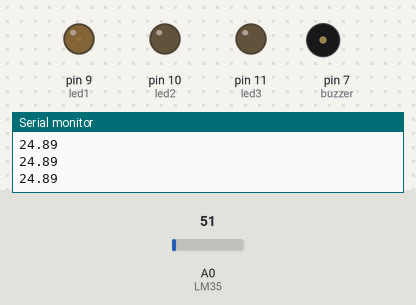
A sketch run on a simulated Arduino Uno, built with avr-gcc and run on an emulated ATmega328P. Shown: output pins drawn as LEDs (lit = HIGH), buzzer (waves = sounding, pin HIGH), the last lines printed to the serial monitor. The inputs (shaded band) are chosen by the test bench; at power-on: A0 (LM35) = 51.

Above: at 1.2 s.
1.3 s: A0 (LM35) set to 58
At 3.3 s:
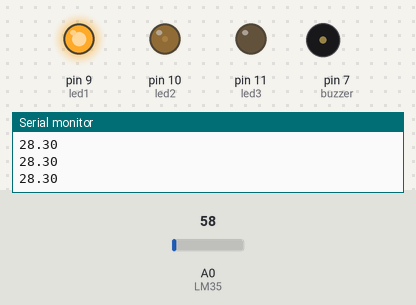
4.3 s: A0 (LM35) set to 71
At 6.1 s:
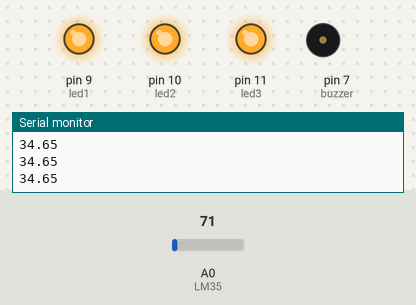
7.3 s: A0 (LM35) set to 30
At 7.6 s:
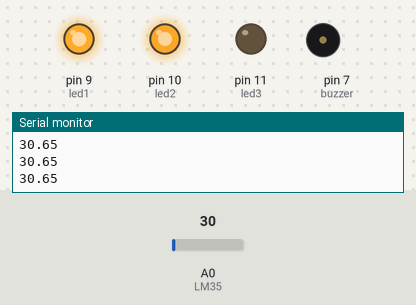
Timing chart, 0 to 10.3 s (numbered marks = the images above; inputs shaded):
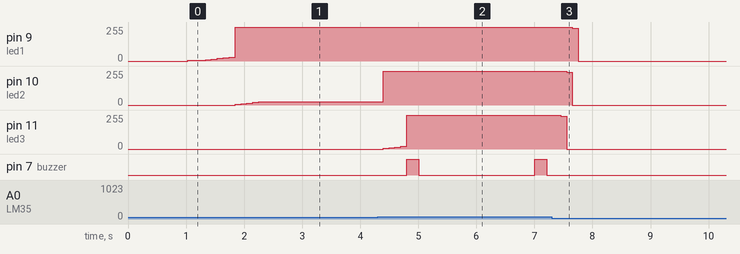

The sketch:

bargraph.ino
```cpp
#define MAX_POSICOES 10

typedef enum { FAIXA_0, FAIXA_1, FAIXA_2, FAIXA_3, FAIXA_4 } Faixas;

const int LM35 = A0;
const float LSB = 0.00488;

const int delayMillis = 100;
unsigned long ultimoMillis;

float temperaturas[MAX_POSICOES] = {0, 0, 0, 0, 0, 0, 0, 0, 0, 0};
int posAtual = 0;

const int led1 = 9;
const int led2 = 10;
const int led3 = 11;

const int buzzer = 7;
int EstadoBuzzer = LOW;
int tempoBuzzer = 100;
unsigned long ultimoBuzz;

float T_inicial;
float T_anterior;
Faixas faixa_atual = FAIXA_1;
Faixas faixa_anterior = FAIXA_0;
int ref = 0;

float calcularTemperatura() {
  int adc = analogRead(LM35);
  float temperatura = 100*adc*LSB;

  return temperatura;
}

float calcularMedia() {
  float soma = 0;

  for (int i=0; i<MAX_POSICOES; i++) {
    soma = soma + temperaturas[i];
  }

  return soma / MAX_POSICOES;
}

void setup() {
  Serial.begin(9600);

  pinMode(led1, OUTPUT);
  pinMode(led2, OUTPUT);
  pinMode(led3, OUTPUT);
  pinMode(buzzer, OUTPUT);

  digitalWrite(led1, LOW);
  digitalWrite(led2, LOW);
  digitalWrite(led3, LOW);
  digitalWrite(buzzer, LOW);

  ultimoMillis = millis();
  ultimoBuzz = millis();
  T_inicial = calcularTemperatura();
  T_anterior = T_inicial;
}

void loop() {
  if (millis() - ultimoMillis > 100) {
    temperaturas[posAtual] = calcularTemperatura();
    posAtual++;
    if (posAtual >= MAX_POSICOES) {
      posAtual = 0;
    }
    ultimoMillis = millis();
  }

  float T_atual = calcularMedia();
  float delta_T = T_atual - T_inicial;

  Serial.println(T_atual);

  if (delta_T >= 6) {
    faixa_atual = FAIXA_4;
  } else if (delta_T >= 4) {
    faixa_atual = FAIXA_3;
  } else if (delta_T >= 2) {
    faixa_atual = FAIXA_2;
  } else if (delta_T >= 0) {
    faixa_atual = FAIXA_1;
  } else {
    faixa_atual = FAIXA_0;
  }

  if (faixa_atual != faixa_anterior) {
    if (T_atual - T_anterior > 0) {
      ref = 0;
    } else if (T_atual - T_anterior < 0) {
      ref = 255;
    }
  }

  int incremento;
  if (T_atual - T_anterior > 0) {
    incremento = 5;
  } else if (T_atual - T_anterior < 0) {
    incremento = -10;
  } else {
    incremento = 0;
  }

  switch (faixa_atual) {
    case FAIXA_4:
      digitalWrite(led1, HIGH);
      digitalWrite(led2, HIGH);
      digitalWrite(led3, HIGH);
      if (millis() - ultimoBuzz > tempoBuzzer) {
        EstadoBuzzer = !EstadoBuzzer;
        digitalWrite(buzzer, EstadoBuzzer);
        if (EstadoBuzzer == HIGH) {
          tempoBuzzer = 200;
        } else {
          tempoBuzzer = 2000;
        }
        ultimoBuzz = millis();
      }
      break;

    case FAIXA_3:
      digitalWrite(led1, HIGH);
      digitalWrite(led2, HIGH);
      analogWrite(led3, ref + incremento);
      digitalWrite(buzzer, LOW);
      break;

    case FAIXA_2:
      digitalWrite(led1, HIGH);
      analogWrite(led2, ref + incremento);
      digitalWrite(led3, LOW);
      digitalWrite(buzzer, LOW);
      break;

    case FAIXA_1:
      analogWrite(led1, ref + incremento);
      digitalWrite(led2, LOW);
      digitalWrite(led3, LOW);
      digitalWrite(buzzer, LOW);
      break;

    case FAIXA_0:
      digitalWrite(led1, LOW);
      digitalWrite(led2, LOW);
      digitalWrite(led3, LOW);
      digitalWrite(buzzer, LOW);
      break;

    default:
      break;
  }

  ref = ref + incremento;
  faixa_anterior = faixa_atual;
  T_anterior = T_atual;
}
```

Measured:
- the behaviour switches between 51 and 52 on A0 (LM35) (found by bisection; images 0 and 1)
- after the input at 1.3 s, pin 9 (led1): moves from 5/255 to 255/255 over 0.51 s, starting at once; pin 10 (led2): moves from 0/255 to 25/255 over 0.41 s, starting after 0.55 s
- after the input at 4.3 s, pin 10 (led2): 25/255 → 255/255 after 0.09 s; pin 11 (led3): moves from 0/255 to 255/255 over 0.41 s, starting after 0.09 s; pin 7 (buzzer): alternates HIGH for 0.20 s and LOW for 2.0 s, starting after 0.50 s
- after the input at 7.3 s, pin 9 (led1): 255/255 → 245/255 after 0.36 s, → 0/255 0.10 s later; pin 10 (led2): 255/255 → 245/255 after 0.25 s, → 0/255 0.10 s later; pin 11 (led3): 255/255 → 245/255 after 0.15 s, → 0/255 0.10 s later; pin 7 (buzzer): stops changing and stays LOW
